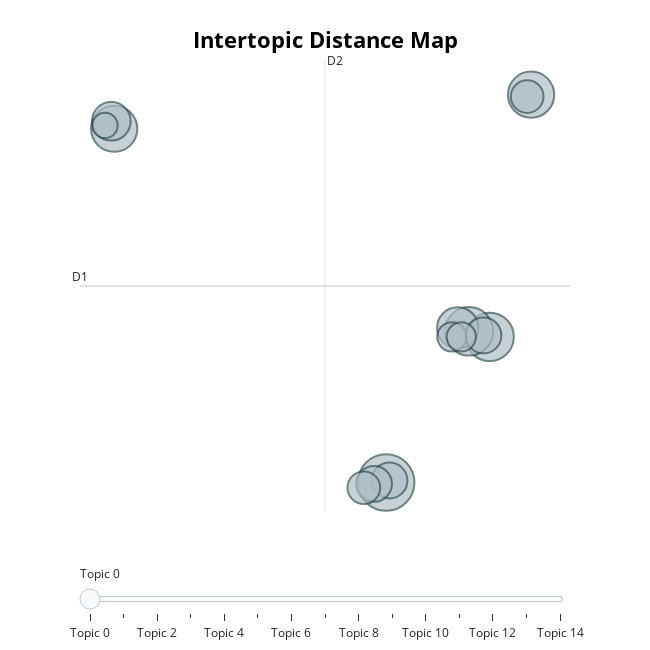

The notebook cell saved with this chart:
### Code cell
topic_model.visualize_topics()

### Figure 1 — Plotly figure (JSON) as saved in the notebook; plotly's stock layout.template omitted (floating-point values rounded to 4 significant figures)
{"data": [{"customdata": [[0, "pik | pi | ptpases | kinase | phosphatidylinositol", 15], [1, "ercc | repair | recql | entry | dna", 11], [2, "receptor | hgf | kinase | entry | tyrosine", 11], [3, "histone | methylation | methyltransferase | tet | demethylation", 10], [4, "card | entry | dna | cdkn | protein", 10], [5, "lats | gene | amino | sequence | mouse", 8], [6, "remodeling | swi | dicer | chromatin | snf", 7], [7, "ras | virus | sarcoma | transforming | nras", 6], [8, "entry | notch | growth | factor | receptors", 6], [9, "pms | crm | yeast | human | setbp", 6], [10, "ntrk | jak | neurotrophic | family | background", 5], [11, "ubiquitin | ligase | tnf | degradation | mediated", 5], [12, "brca | brip | checkpoint | helicase | stability", 4], [13, "brca | raf | sequence | cdna | amino", 4], [14, "wt | formation | finger | zinc | repressor", 3]], "hovertemplate": "<b>Topic %{customdata[0]}</b><br>Words: %{customdata[1]}<br>Size: %{customdata[2]}", "legendgroup": "", "marker": {"color": "#B0BEC5", "line": {"color": "DarkSlateGrey", "width": 2}, "size": [15, 11, 11, 10, 10, 8, 7, 6, 6, 6, 5, 5, 4, 4, 3], "sizemode": "area", "sizeref": 0.009375, "symbol": "circle"}, "mode": "markers", "name": "", "orientation": "v", "showlegend": false, "type": "scatter", "x": [5.023, 9.566, 8.659, -6.915, 11.39, 8.166, -7.042, 5.174, 4.492, 9.296, 4.045, 11.22, 7.91, 8.321, -7.318], "xaxis": "x", "y": [-13.68, -0.9687, -0.4859, 17.2, 20.18, -0.1777, 17.86, -13.51, -13.8, -0.8465, -14.14, 20.01, -0.9676, -0.9677, 17.5], "yaxis": "y"}], "layout": {"annotations": [{"showarrow": false, "text": "D1", "x": -8.416, "y": 3.472, "yshift": 10}, {"showarrow": false, "text": "D2", "x": 2.339, "xshift": 10, "y": 23.21}], "height": 650, "hoverlabel": {"bgcolor": "white", "font": {"family": "Rockwell", "size": 16}}, "legend": {"itemsizing": "constant", "tracegroupgap": 0}, "margin": {"t": 60}, "shapes": [{"line": {"color": "#CFD8DC", "width": 2}, "type": "line", "x0": 2.339, "x1": 2.339, "y0": -16.26, "y1": 23.21}, {"line": {"color": "#9E9E9E", "width": 2}, "type": "line", "x0": -8.416, "x1": 13.09, "y0": 3.472, "y1": 3.472}], "sliders": [{"active": 0, "pad": {"t": 50}, "steps": [{"args": [{"marker.color": [["red", "#B0BEC5", "#B0BEC5", "#B0BEC5", "#B0BEC5", "#B0BEC5", "#B0BEC5", "#B0BEC5", "#B0BEC5", "#B0BEC5", "#B0BEC5", "#B0BEC5", "#B0BEC5", "#B0BEC5", "#B0BEC5"]]}], "label": "Topic 0", "method": "update"}, {"args": [{"marker.color": [["#B0BEC5", "red", "#B0BEC5", "#B0BEC5", "#B0BEC5", "#B0BEC5", "#B0BEC5", "#B0BEC5", "#B0BEC5", "#B0BEC5", "#B0BEC5", "#B0BEC5", "#B0BEC5", "#B0BEC5", "#B0BEC5"]]}], "label": "Topic 1", "method": "update"}, {"args": [{"marker.color": [["#B0BEC5", "#B0BEC5", "red", "#B0BEC5", "#B0BEC5", "#B0BEC5", "#B0BEC5", "#B0BEC5", "#B0BEC5", "#B0BEC5", "#B0BEC5", "#B0BEC5", "#B0BEC5", "#B0BEC5", "#B0BEC5"]]}], "label": "Topic 2", "method": "update"}, {"args": [{"marker.color": [["#B0BEC5", "#B0BEC5", "#B0BEC5", "red", "#B0BEC5", "#B0BEC5", "#B0BEC5", "#B0BEC5", "#B0BEC5", "#B0BEC5", "#B0BEC5", "#B0BEC5", "#B0BEC5", "#B0BEC5", "#B0BEC5"]]}], "label": "Topic 3", "method": "update"}, {"args": [{"marker.color": [["#B0BEC5", "#B0BEC5", "#B0BEC5", "#B0BEC5", "red", "#B0BEC5", "#B0BEC5", "#B0BEC5", "#B0BEC5", "#B0BEC5", "#B0BEC5", "#B0BEC5", "#B0BEC5", "#B0BEC5", "#B0BEC5"]]}], "label": "Topic 4", "method": "update"}, {"args": [{"marker.color": [["#B0BEC5", "#B0BEC5", "#B0BEC5", "#B0BEC5", "#B0BEC5", "red", "#B0BEC5", "#B0BEC5", "#B0BEC5", "#B0BEC5", "#B0BEC5", "#B0BEC5", "#B0BEC5", "#B0BEC5", "#B0BEC5"]]}], "label": "Topic 5", "method": "update"}, {"args": [{"marker.color": [["#B0BEC5", "#B0BEC5", "#B0BEC5", "#B0BEC5", "#B0BEC5", "#B0BEC5", "red", "#B0BEC5", "#B0BEC5", "#B0BEC5", "#B0BEC5", "#B0BEC5", "#B0BEC5", "#B0BEC5", "#B0BEC5"]]}], "label": "Topic 6", "method": "update"}, {"args": [{"marker.color": [["#B0BEC5", "#B0BEC5", "#B0BEC5", "#B0BEC5", "#B0BEC5", "#B0BEC5", "#B0BEC5", "red", "#B0BEC5", "#B0BEC5", "#B0BEC5", "#B0BEC5", "#B0BEC5", "#B0BEC5", "#B0BEC5"]]}], "label": "Topic 7", "method": "update"}, {"args": [{"marker.color": [["#B0BEC5", "#B0BEC5", "#B0BEC5", "#B0BEC5", "#B0BEC5", "#B0BEC5", "#B0BEC5", "#B0BEC5", "red", "#B0BEC5", "#B0BEC5", "#B0BEC5", "#B0BEC5", "#B0BEC5", "#B0BEC5"]]}], "label": "Topic 8", "method": "update"}, {"args": [{"marker.color": [["#B0BEC5", "#B0BEC5", "#B0BEC5", "#B0BEC5", "#B0BEC5", "#B0BEC5", "#B0BEC5", "#B0BEC5", "#B0BEC5", "red", "#B0BEC5", "#B0BEC5", "#B0BEC5", "#B0BEC5", "#B0BEC5"]]}], "label": "Topic 9", "method": "update"}, {"args": [{"marker.color": [["#B0BEC5", "#B0BEC5", "#B0BEC5", "#B0BEC5", "#B0BEC5", "#B0BEC5", "#B0BEC5", "#B0BEC5", "#B0BEC5", "#B0BEC5", "red", "#B0BEC5", "#B0BEC5", "#B0BEC5", "#B0BEC5"]]}], "label": "Topic 10", "method": "update"}, {"args": [{"marker.color": [["#B0BEC5", "#B0BEC5", "#B0BEC5", "#B0BEC5", "#B0BEC5", "#B0BEC5", "#B0BEC5", "#B0BEC5", "#B0BEC5", "#B0BEC5", "#B0BEC5", "red", "#B0BEC5", "#B0BEC5", "#B0BEC5"]]}], "label": "Topic 11", "method": "update"}, {"args": [{"marker.color": [["#B0BEC5", "#B0BEC5", "#B0BEC5", "#B0BEC5", "#B0BEC5", "#B0BEC5", "#B0BEC5", "#B0BEC5", "#B0BEC5", "#B0BEC5", "#B0BEC5", "#B0BEC5", "red", "#B0BEC5", "#B0BEC5"]]}], "label": "Topic 12", "method": "update"}, {"args": [{"marker.color": [["#B0BEC5", "#B0BEC5", "#B0BEC5", "#B0BEC5", "#B0BEC5", "#B0BEC5", "#B0BEC5", "#B0BEC5", "#B0BEC5", "#B0BEC5", "#B0BEC5", "#B0BEC5", "#B0BEC5", "red", "#B0BEC5"]]}], "label": "Topic 13", "method": "update"}, {"args": [{"marker.color": [["#B0BEC5", "#B0BEC5", "#B0BEC5", "#B0BEC5", "#B0BEC5", "#B0BEC5", "#B0BEC5", "#B0BEC5", "#B0BEC5", "#B0BEC5", "#B0BEC5", "#B0BEC5", "#B0BEC5", "#B0BEC5", "red"]]}], "label": "Topic 14", "method": "update"}]}], "title": {"font": {"color": "Black", "size": 22}, "text": "<b>Intertopic Distance Map", "x": 0.5, "xanchor": "center", "y": 0.95, "yanchor": "top"}, "width": 650, "xaxis": {"anchor": "y", "domain": [0, 1], "range": [-8.416, 13.09], "title": {"text": ""}, "visible": false}, "yaxis": {"anchor": "x", "domain": [0, 1], "range": [-16.26, 23.21], "title": {"text": ""}, "visible": false}}}
